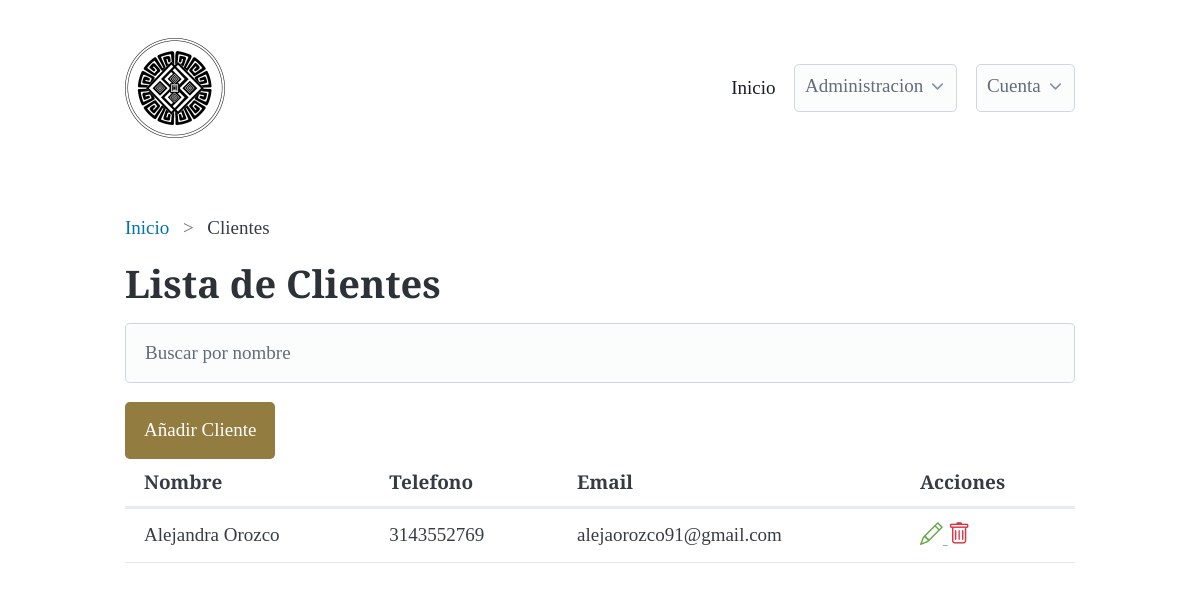
Page /clients/clients_list/ (signed in) on the earlier database version.
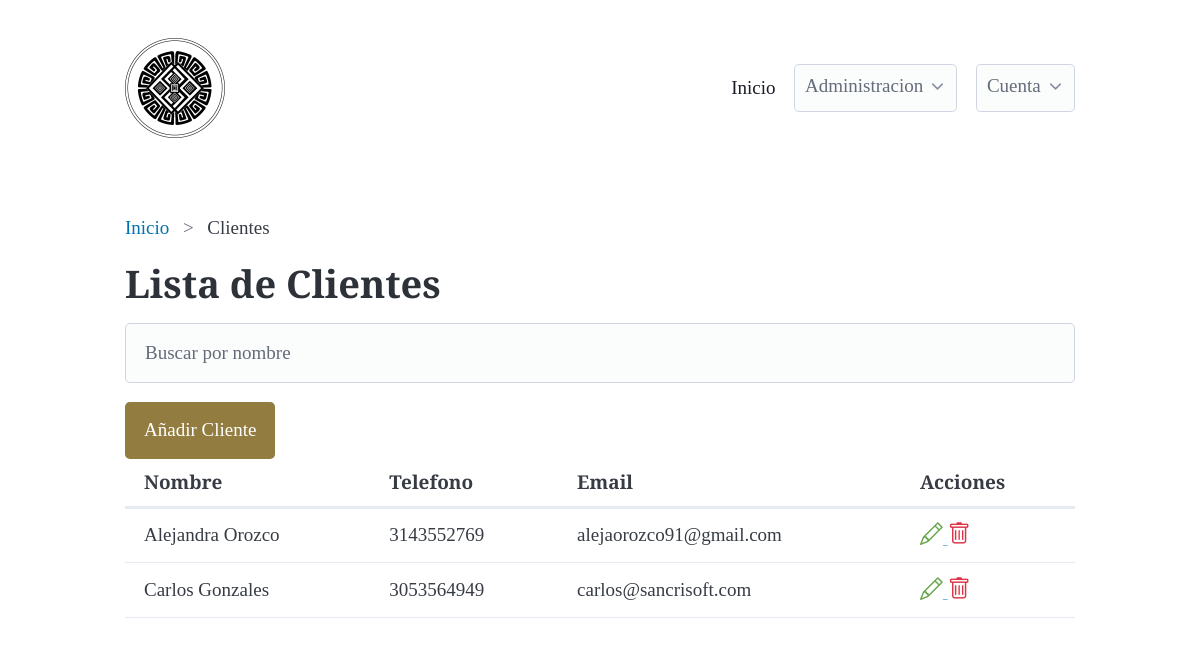
Same page on the later database version.
### clients/models.py (models this page shows, shortened)
class Client(models.Model):
    created_at = models.DateTimeField(auto_now_add=True, null=True, blank=True)
    name = models.CharField(max_length=100, null=False, blank=False, validators=[MinLengthValidator(3)])
    email = models.EmailField(null=True, blank=True, validators=[EmailValidator])
    phone = models.CharField(max_length=15, null=True, blank=True, validators=[MinLengthValidator(10), RegexValidator(r'^\d{10}$')])
    address = models.TextField(max_length=255, null=True, blank=True)
    DOCUMENT_TYPE_CHOICES = [
        ('CC', 'Cédula de Ciudadanía'),
        ('TI', 'Tarjeta de Identidad'),
        ('CE', 'Cédula de Extranjería'),
        ('NIT', 'Número de Identificación Tributaria'),
        ('PAS', 'Pasaporte'),
    ]
    document_type = models.CharField(max_length=100, null=True, blank=True, choices=DOCUMENT_TYPE_CHOICES)
    document_number = models.CharField(max_length=100, null=True, blank=True, validators=[RegexValidator(r'^\d{10}$')])

### clients/views.py (the view)
# urls.py: path('clients_list/', ClientsListView.as_view(), name='clients_list'),
class ClientsListView(ListView):
    model = Client
    template_name = 'clients/clients_list.html'
    context_object_name = 'clients'

### clients/templates/clients/clients_list.html (shortened to what this page needs)
{% extends 'base.html' %}
{% load static %}
{% block breadcrumb %}
<nav aria-label="breadcrumb">
    <ul>
       <li><a href="{% url 'dashboard:dashboard' %}">Inicio</a></li>
      <li>Clientes</li>
    </ul>
  </nav>
{% endblock %}
{% block content %}
<h1>Lista de Clientes</h1>
{% include 'includes/search_by_name.html' %}
<button class="btn btn-primary" onclick="window.location.href='{% url 'clients:clients_create' 'false' %}'">
    Añadir Cliente
</button>
<div class="overflow-auto">
  <table id="myTable">
    <thead>
        <tr>
            <th>Nombre</th>
            <th>Telefono</th>
            <th>Email</th>
            <th>Acciones</th>
        </tr>
    </thead>
    <tbody>
        {% for client in clients %}
            <tr>
                <td>
                  {{ client.name }}
                </td>
                <td>
                  {{ client.phone }}
                </td>
                <td>
                  {{ client.email }}
                </td>
                <td>
                    <a class="edit-option" href="{% url 'clients:clients_update' client.id %}">
                        <i class="bi bi-pencil"></i>
                    </a>
                    <a class="delete-option" href="{% url 'clients:clients_delete' client.id %}">
                        <i class="bi bi-trash"></i>
                    </a>
                </td>
            </tr>
        {% endfor %}
    </tbody>
</table>
</div>
{% endblock %}

Differences in the rows shown:
added Client: name "Carlos Gonzales", phone "3053564949", email "carlos@sancrisoft.com"
